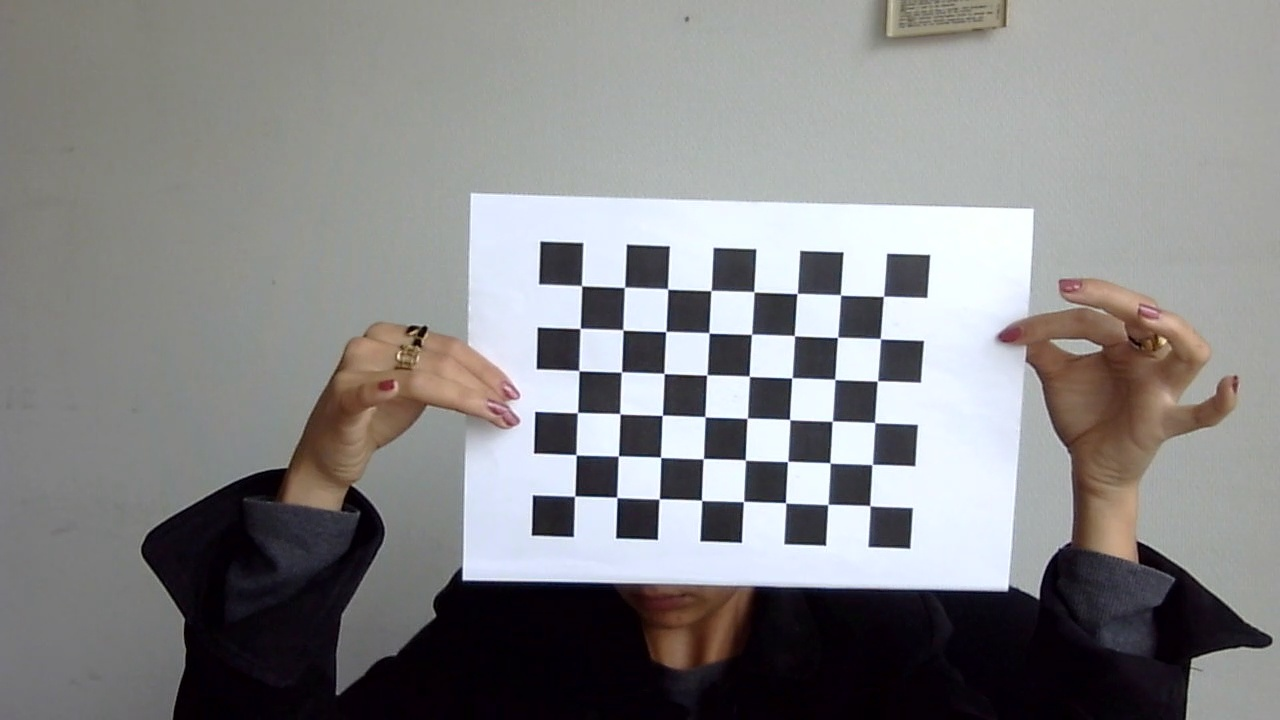
#> input picture Chessboard/data_trial/cam1/intrinsics_frames/frame_1030.jpg, 1280 x 720 px, found by its file name
$ python offline.py
#> lines starting #> are read from the running program, lines starting #| are printed output that depends on the picture
import numpy as np
import cv2 as cv
import os


calibrate_intrinsics = False # extrinsics calibration included
calibrate_extrinsics_only = False  # intrinsics calibration not included
show_axes = False
show_chessboard = False
analysis_frames=True

#read checkerboard config variables
checkerboard_handle = cv.FileStorage('./data_trial/checkerboard.xml', cv.FILE_STORAGE_READ)
board_width = int(checkerboard_handle.getNode('CheckerBoardWidth').real())
board_height = int(checkerboard_handle.getNode('CheckerBoardHeight').real())
tile_size = checkerboard_handle.getNode('CheckerBoardSquareSize').real()
checkerboard_handle.release()

# manual annotation of chessboard corners in case it is not automatically detected
# [110 lines left out: functions manual_annotation, click, calibrate_intrinsics_from_video, not called in this run]


def calibrate_intrinsics_from_folder(folder_path, board_width, board_height, tile_size, frame_step):
    # Get and sort image file names in the folder
#> called with folder_path = '.\\data_trial\\cam1/intrinsics_frames', board_width = 0, board_height = 0, tile_size = 0, frame_step = 2
    image_files = sorted([
        os.path.join(folder_path, f) for f in os.listdir(folder_path)
        if f.lower().endswith(('.png', '.jpg', '.jpeg', '.bmp', '.tiff'))
    ])

    if not image_files:
        print(f"No images found in folder: {folder_path}")
        return None, None

    image_list = []

    # Select images with the specified step
    for i in range(0, len(image_files), frame_step):
        image = cv.imread(image_files[i])
#> image is the input picture: shape (720, 1280, 3); mean B, G, R 134.7, 134, 134.5
        if image is not None:
            image_list.append(image)

    print(f"Selected {len(image_list)} images (with step {frame_step})")
#| Selected 1 images (with step 2)

    # Prepare 3D chessboard corner coordinates
    chessboard_3d_coordinates = np.zeros((board_width * board_height, 3), np.float32)
    chessboard_3d_coordinates[:, :2] = tile_size * np.mgrid[0:board_width, 0:board_height].T.reshape(-1, 2)

    corner_2d_points = []
    corner_3d_points = []

    # Detect chessboard corners in each selected image
    for image in image_list:
        gray = cv.cvtColor(image, cv.COLOR_BGR2GRAY)
        found, corners = cv.findChessboardCorners(gray, (board_width, board_height))

        if found:
            corner_2d_points.append(corners)
            corner_3d_points.append(chessboard_3d_coordinates)
#> this loop made 1 pass
#> pass 1, in calibrate_intrinsics_from_folder, `gray = cv.cvtColor(image, cv.COLOR_BGR2GRAY)`:
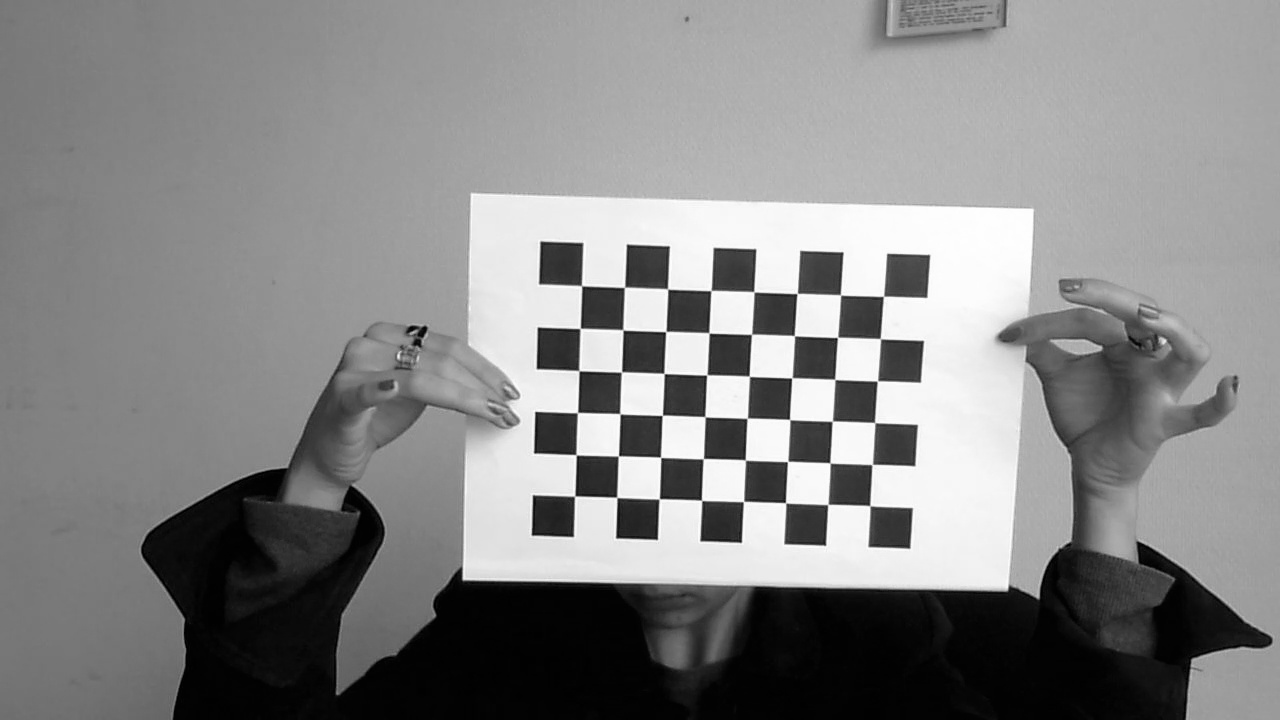
#> gray: shape (720, 1280); min 0, max 255, mean 134.2
#> after the loop, corner_2d_points = []; corner_3d_points = []

    print(f"Detected corners {len(corner_2d_points)}")

    # If enough corners were found, perform calibration
    if len(corner_2d_points) > 0:
        ret, camera_matrix, dist_coeffs, rvecs, tvecs = cv.calibrateCamera(
            corner_3d_points, corner_2d_points, gray.shape[::-1], None, None)
        print(f"Mean reprojection error: {ret:.4f} pixels")
        return camera_matrix, dist_coeffs, len(image_list), ret
    else:
        print("Not enough corner detections for calibration.")
        return None, None


#extrinsic camera calibration from the selected image with chessboard
# [28 lines left out: function calibrate_extrinsics_from_image, not called in this run]

#main loop of the program.
def main():
    reprojection_results = {f"cam{i+1}": {} for i in range(2)}  # Define before loop if using in both cases
    frame_step_list = [2, 5, 10, 20, 50, 100]
    #frame_step_list = [50,100 ]

    # Configure all cameras
    for i in range(2):
        camera_name = f"cam{i+1}"
        camera_path = r'.\data_trial\cam' + str(i+1)
        print(camera_path)
        folder_path=os.path.join(camera_path, 'intrinsics_frames')
        print(folder_path)
        # ================================================================
        # calibrate intrinsics & extrinsics, or read calibration from file
        # ================================================================

        if calibrate_intrinsics:
            # calibrate intrinsics
            (mtx, dist) = calibrate_intrinsics_from_video(camera_path + '\\intrinsics.mp4',10)

            # calibrate extrinsics
            (rvec, tvec) = calibrate_extrinsics_from_image(camera_path + '\\chess.jpg', mtx, dist)

            # save calibration
            file_handle = cv.FileStorage(camera_path + '/config.xml', cv.FileStorage_WRITE)
            file_handle.write('CameraMatrix', mtx)
            file_handle.write('DistortionCoeffs', dist)
            file_handle.write('Rotation', rvec)
            file_handle.write('Translation', tvec)
            file_handle.release()

        elif analysis_frames:

            for frame_step in frame_step_list:
                mtx, dist, num_frames, reproj_error = calibrate_intrinsics_from_folder(
                    folder_path, board_width, board_height, tile_size, frame_step)

                if reproj_error is not None:
                    reprojection_results[camera_name][num_frames] = reproj_error

        elif calibrate_extrinsics_only:
            file_handle = cv.FileStorage(camera_path + '/config.xml', cv.FileStorage_READ)

            # read intrinsics
            mtx = file_handle.getNode('CameraMatrix').mat()
            dist = file_handle.getNode('DistortionCoeffs').mat()
            file_handle.release()

            # calibrate extrinsics
            (rvec, tvec) = calibrate_extrinsics_from_image(camera_path + '/chess.jpg', mtx, dist)

            # save calibration
            file_handle = cv.FileStorage(camera_path + '/config.xml', cv.FileStorage_WRITE)
            file_handle.write('CameraMatrix', mtx)
            file_handle.write('DistortionCoeffs', dist)
            file_handle.write('Rotation', rvec)
            file_handle.write('Translation', tvec)
            file_handle.release()
        else:
            file_handle = cv.FileStorage(camera_path + '/config.xml', cv.FileStorage_READ)

            # read intrinsics
            mtx = file_handle.getNode('CameraMatrix').mat()
            dist = file_handle.getNode('DistortionCoeffs').mat()

            # read extrinsics
            rvec = file_handle.getNode('Rotation').mat()
            tvec = file_handle.getNode('Translation').mat()

            file_handle.release()

        # ================================================================
        # visualize calibration
        # ================================================================

        # show axes
        if show_axes:
            image_path = camera_path + '/chess.jpg'
            frame = cv.imread(image_path)

            if frame is not None:
                # Draw and display the axes
                axes_3d = (5 * tile_size) * np.array([[0,0,0], [1,0,0], [0,1,0], [0,0,-1]], np.float32)
                axes_2d, jac = cv.projectPoints(axes_3d, rvec, tvec, mtx, dist)

                # Dibujar los ejes X (rojo), Y (verde), Z (azul)
                cv.line(frame, tuple(axes_2d[0][0].astype(int)), tuple(axes_2d[1][0].astype(int)), (0, 0, 255), 2)  # X
                cv.line(frame, tuple(axes_2d[0][0].astype(int)), tuple(axes_2d[2][0].astype(int)), (0, 255, 0), 2)  # Y
                cv.line(frame, tuple(axes_2d[0][0].astype(int)), tuple(axes_2d[3][0].astype(int)), (255, 0, 0), 2)  # Z

                cv.imshow('Checkerboard with 3D Axes', frame)
                cv.waitKey(0)
            cv.destroyAllWindows()

    if analysis_frames:
        import matplotlib.pyplot as plt
        plt.figure(figsize=(10, 6))

        for cam, data in reprojection_results.items():
            x = sorted(data.keys())
            y = [data[n] for n in x]
            plt.plot(x, y, marker='o', linestyle='-', label=cam)

        plt.xlabel("Number of Frames Used")
        plt.ylabel("Mean Reprojection Error (pixels)")
        plt.title("Reprojection Error vs Number of Frames (per Camera)")
        plt.legend()
        plt.grid(True)
        plt.tight_layout()
        plt.show()


if __name__ == "__main__":
#> (the run stopped early here; a loop or call above may not have finished)
